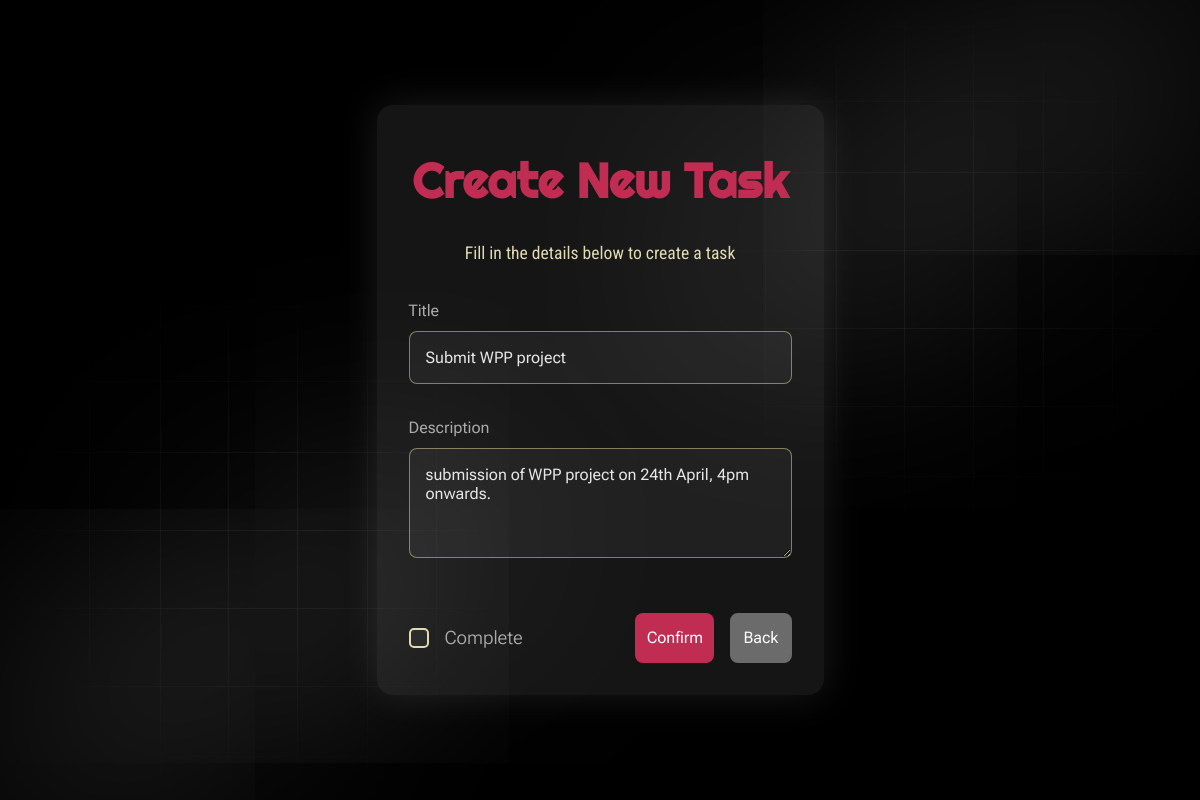
Page /tasks/task-edit/2/ (signed in) on the committed database.
### base/models.py (models this page shows, shortened)
class Task(models.Model):
    user = models.ForeignKey(User, on_delete=models.CASCADE, null=True, blank=True)
    title = models.CharField(max_length=200, null=True, blank=True)
    description = models.TextField(null=True, blank=True)
    complete = models.BooleanField(default=False)
    create = models.DateTimeField(auto_now_add=True)
    class Meta:
        ordering = ['complete'] # send complete items to bottom of the list

### base/views.py (the view)
# urls.py: path('task-edit/<int:pk>/',TaskUpdate.as_view(),name='task-edit'),
class TaskUpdate(LoginRequiredMixin, UpdateView):
    model = Task
    template_name = 'base/task_form.html'
    form_class = TaskForm
    success_url = reverse_lazy('tasks')

### base/forms.py
class TaskForm(forms.ModelForm):
    class Meta:
        model = Task
        fields = ['title', 'description','complete']
        widgets = {
            'title': forms.TextInput(attrs={'class': 'input', 'placeholder': 'Enter task name'}),
            'description': forms.Textarea(attrs={'class': 'textarea', 'rows': 4, 'placeholder': 'Describe your task'}),
        }

### base/templates/base/task_form.html (shortened to what this page needs)
{% load static %}
<!DOCTYPE html>
<html>
<head>
    <link rel="stylesheet" href="{% static 'base/task_form-style.css' %}">
</head>
<body>
    <img class="image-gradient-bottom-left" src="{% static 'base/gradient.png' %}" alt="gradientBL">
    <div class="layer-blur-bottom-left"></div>
    <img class="image-gradient-top-right" src="{% static 'base/gradient.png' %}" alt="gradientTR">
    <div class="layer-blur-top-right"></div>
    <main>
        <div class="container">
            <div class="content">
                <h1>Create New Task</h1>
                <h2>Fill in the details below to create a task</h2>
                <form method="POST">
                    <label class="task-name-label">{{form.title.label}}</label>
                    <div class="task-name-box">{{form.title}}</div>
                    <label class="task-description-label">{{form.description.label}}</label>
                    <div class="task-description-box">{{form.description}}</div>
                    <div class="task-complete-container">
                        <div class="checkbox-and-label">
                            <input type="checkbox" id="complete" name="complete" {{ form.complete.value|yesno:"checked," }}>
                            <label for="complete">{{ form.complete.label }}</label>
                        </div>
                        <div class="buttons-container">
                            <input class="submit-btn" type="submit" value="Confirm">
                            <a href="{% url 'tasks' %}" class="back-btn">Back</a>
                        </div>
                    </div>
                </form>
            </div>
        </div>
    </main>
</body>
</html>

### base/static/base/task_form-style.css (style rules this page uses)
* { margin: 0; padding: 0; box-sizing: border-box; }
body { background-color: black; color: #e7e7e7; min-height: 100vh; line-height: 1.5; }
.image-gradient-bottom-left { position: absolute; bottom: 0; left: 0; opacity: 0.6; z-index: -1; }
.layer-blur-bottom-left { height: 0; width: 30rem; position: absolute; bottom: 20%; left: 0; box-shadow: 0 0 700px 15px white; transform: rotate(-30deg); z-index: -1; }
.image-gradient-top-right { position: absolute; top: 0; right: 0; opacity: 0.6; z-index: -1; }
.layer-blur-top-right { height: 0; width: 30rem; position: absolute; top: 20%; right: 0; box-shadow: 0 0 700px 15px white; transform: rotate(-30deg); z-index: -1; }
main { display: flex; justify-content: center; align-items: center; height: 100vh; }
.container { background-color: rgba(208, 206, 204, 0.1); padding: 2rem; border-radius: 1rem; box-shadow: 0 0 40px rgba(255, 255, 255, 0.1); display: flex; flex-direction: column; align-items: center; width: auto; max-width: 600px; margin: auto; animation: fadeSlideIn 0.8s ease forwards; }
.content { margin: 0; width: 100%; }
.content h1 { text-align: center; margin: 0.5rem 0; font-size: 3rem; font-family: "Righteous", sans-serif; font-weight: 700; color: #c12d52; }
.content h2 { padding-top: 15px; margin: 0; font-size: 1.1rem; font-family: "Roboto Condensed", sans-serif; font-weight: 400; letter-spacing: 0.05; color: #e1dbb1; text-align: center; }
form { display: flex; flex-direction: column; width: 100%; margin-top: 2rem; }
.task-name-label, .task-description-label { font-family: "Roboto Flex", sans-serif; font-size: 1rem; color: #acabab; margin-bottom: 0.5rem; }
.task-name-box, .task-description-box { margin-bottom: 2rem; }
.task-name-box input, .task-description-box textarea { width: 100%; padding: 1rem; border: 1px solid #c0b98e9e; border-radius: 0.5rem; background-color: rgba(255, 255, 255, 0.05); color: #e7e7e7; font-size: 1rem; font-family: "Roboto Flex", sans-serif; transition: border 0.3s ease, box-shadow 0.3s ease; }
.task-complete-container { display: flex; align-items: center; margin-top: 1rem; }
.task-complete-container input[type="checkbox"] { appearance: none; -webkit-appearance: none; width: 20px; height: 20px; border: 2px solid #e1dbb1; border-radius: 5px; background-color: rgba(255, 255, 255, 0.05); cursor: pointer; position: relative; margin-right: 0.5rem; transition: background-color 0.3s ease, border-color 0.3s ease; }
.task-complete-container label { font-family: "Roboto Flex", sans-serif; font-size: 1.15rem; font-weight: 300; color: #acabab; cursor: pointer; }
.submit-btn { margin-top: 30px; background-color: #c12d52; color: white; border: none; padding: 0.7rem; border-radius: 0.5rem; font-family: "Roboto Flex", sans-serif; font-size: 1rem; cursor: pointer; transition: background-color 0.3s ease; }
.back-btn { display: inline-block; margin-top: 15px; text-align: center; background-color: #6b6b6b; color: white; border: 2px solid #6b6b6b; padding: 0.7rem; border-radius: 0.5rem; font-family: "Roboto Flex", sans-serif; font-size: 1rem; text-decoration: none; transition: background-color 0.3s ease, color 0.3s ease; }
.task-complete-container { display: flex; justify-content: space-between; align-items: center; margin-top: 1rem; gap: 1rem; }
.checkbox-and-label { display: flex; align-items: center; gap: 0.5rem; }
.buttons-container { display: flex; gap: 1rem; }
.buttons-container .submit-btn, .buttons-container .back-btn { margin-top: 0; }

### rows in the picture
Task: title "Submit WPP project", description "submission of WPP project on 24th April, 4pm onwards."
